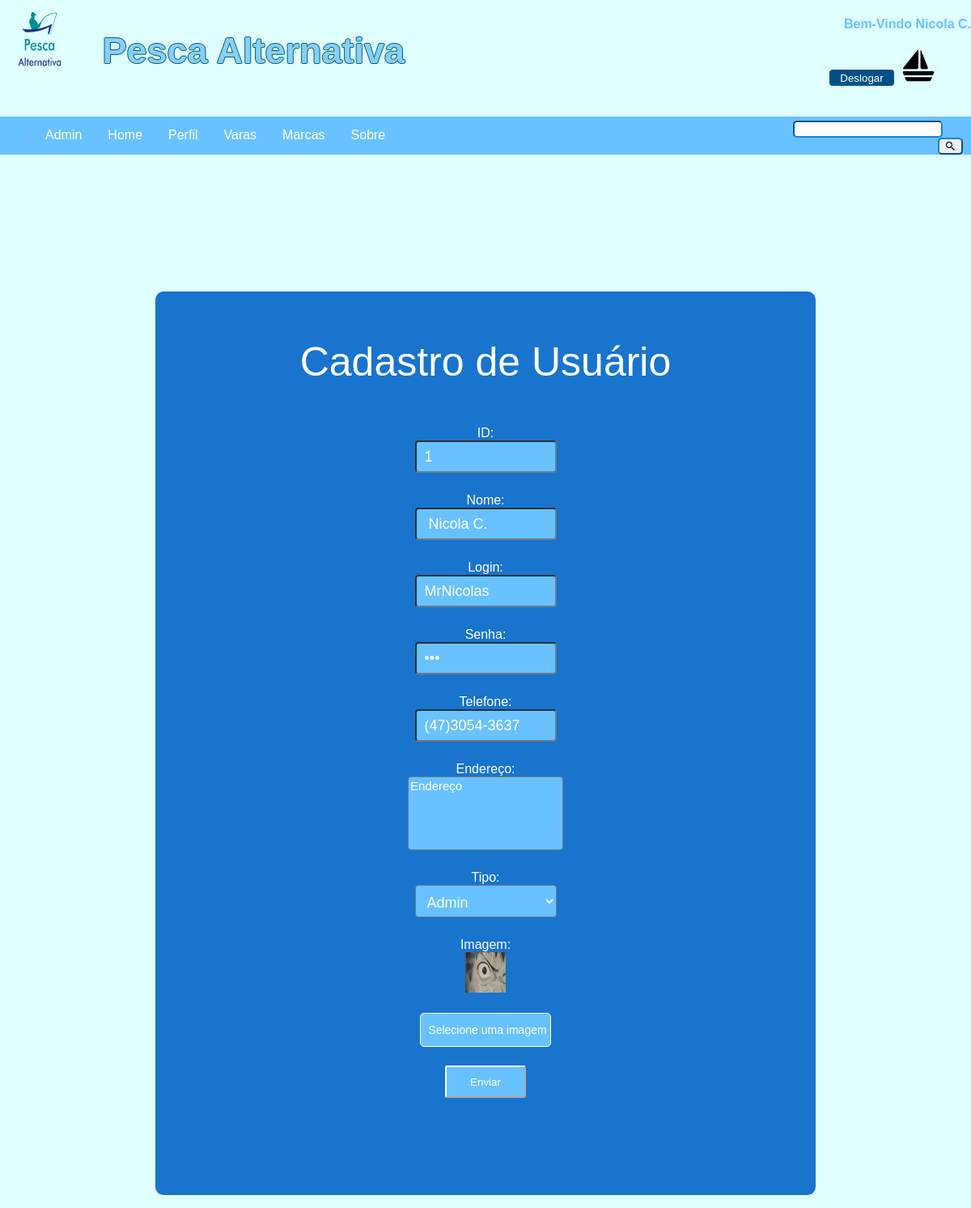
The page /usuario_form.php?id=1 (signed in) on the database its author committed.
### tables this page shows
CREATE TABLE `usuario` (
  `id` int(11) NOT NULL AUTO_INCREMENT,
  `nome` varchar(45) DEFAULT NULL,
  `login` varchar(45) DEFAULT NULL,
  `senha` varchar(45) DEFAULT NULL,
  `telefone` varchar(45) DEFAULT NULL,
  `endereco` varchar(150) DEFAULT NULL,
  `foto` varchar(45) DEFAULT NULL,
  `tipo` varchar(45) DEFAULT NULL,
  PRIMARY KEY (`id`)
);

### usuario_form.php (the view, shortened to what this page needs)
<html>
	<head>
	<link rel="stylesheet" href="style2.css">
		<link rel="stylesheet" href="style.css">
	</head>
	<body style="background-color:#E0FFFF;color:white;color:white;">
<?php
	include('menu.php');
	if(isset($_GET['id'])){
	include ("conectar.php");
	$id= $_GET['id'];
$sqlQuery = "select * from usuario where id=$id";
$mysqlQuery = mysqli_query($conexao,$sqlQuery);
while($search=mysqli_fetch_assoc($mysqlQuery)){
$resultadoRegistro[0] = $id;
$resultadoRegistro[1] = $search["nome"];
$resultadoRegistro[2] = $search["login"];
$resultadoRegistro[3] = $search["senha"];
$resultadoRegistro[4] = $search["telefone"];
$resultadoRegistro[5] = $search["endereco"];
$resultadoRegistro[6] = $search["tipo"];
$resultadoRegistro[7] = $search["foto"];
}
}
echo "
<form action=usuario_post.php method=post  enctype='multipart/form-data'>
";
echo "<center>";
echo "<div class='register0'>";
echo "<p class='p2' >Cadastro de Usuário</p>";
if(isset($id)){
	echo "<div class='inpuname'>";
	echo "ID:<br>";
	echo "<input class='input' readonly name=id value=$id>";
	echo "</div>";
	}
	echo "<div class='inpuname'>";
	echo "Nome:<br>";
	echo "<input class='input' required name=nome value='$resultadoRegistro[1]' placeholder=Nome>";
	echo "</div>";
		echo "<div class='inpuname'>";
		echo "Login:<br>";
     echo" <input class='input' required name=login placeholder=Login value='$resultadoRegistro[2]'>";
	 echo "</div>";
	 echo "<div class='inpuname'>";
	 echo "Senha:<br>";
       echo" <input placeholder=Senha class='input' required type=password name=senha value='$resultadoRegistro[3]'>";
	  echo "</div>";
	  echo "<div class='inpuname'>";
	  echo "Telefone:<br>";
	echo"	<input placeholder=Telefone class='input' required type=text name=telefone value='$resultadoRegistro[4]'>";
	echo "</div>";
	echo "<div class='inpuname'>";
	echo "Endereço:<br>";
	echo"<textarea rows='5' cols='19.7' placeholder=Endereço id='textarea' required type=text name=endereco value='$resultadoRegistro[5]'></textarea>";
	echo "</div>";
	echo "<div class='inpuname'>";
	if(isset($_SESSION['idUsuario']) && $_SESSION['tipoUsuario'] == "admin"){
		echo "Tipo:<br>";
		echo "<div style='margin-bottom: 10px;'><select name='tipo' class='input'>";
		echo "<option value='admin' ".($resultadoRegistro[6] == "admin" ? "selected" : "").">Admin</option>";
		echo "</select></div>";
		echo "</div>";
		}
		echo "<div class='inpuname'>";
	echo "Imagem:";
	echo "<br><img width=50 height=50 src='imagens/usuario/$resultadoRegistro[7]'><br>";
	echo "</div>";
	echo "<div style='margin-top: 10px;' class='input_file'>
                    <label for='file' class='file_label'>
                        <i class='fa fa-upload' aria-hidden='true'></i>
                        Selecione uma imagem
                    </label>
                    <input type=file name=imagem id='file'>
                </div>";
	echo " <input style='margin-top: 20px;' class='sub' type=submit value=Enviar></form>";
		?>

### style2.css (style rules this page uses)
* { outline: none; font-family: Arial, Helvetica, sans-serif; }
.p2 { text-align: center; font-size: 50px; }

### style.css (style rules this page uses)
* { outline: none; font-family: Arial, Helvetica, sans-serif; }
#textarea { resize: none; border-radius: 4px; background-color:#68c2ff; border-color: #6C7B8B; color: white; font-size:15px; }
.input { border-radius: 4px; padding: 10px; width: 175px; background-color:#68c2ff; border-color: #6C7B8B; color: white; font-size:18px; height: 40px; }
body { background-color: #3d3b3b; min-height: 500px; margin: 0; background-attachment: fixed; background-position: center; background-repeat: no-repeat; background-size: cover; }
.register0 { width: 800px; height: 1100px; padding: 8px; background:#1874CD; margin: auto; border-radius: 10px; color: white; }
.sub { width: 100px; height: 40px; margin-top: 6px; border-radius: 3px; background:#68c2ff; color:white; border-color:white; }
.file_label { display: block; margin: 3px auto; font-size: 14px; width: 160px; height: 40px; border-color: #6C7B8B; line-height: 40px; background-color: #68c2ff; color: #FFF; text-align: center; border: 1px solid ; border-radius: 5px; transition: all 0.3s ease-in-out }
.inpuname { margin-bottom: 25px; margin-top: 25px; }

### rows shown on the page
usuario: nome "Nicola C.", login "MrNicolas", telefone "(47)3054-3637", endereco "Endereço", tipo "Admin", foto (picture)

### other values the page prints
$_SESSION['nomeUsuario'] "Nicola C."
